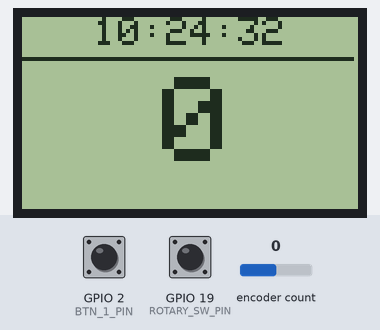
The sketch below on a simulated ESP32. Parts: 84×48 one-colour display. Inputs (shaded band) come from the test bench; at power-on: encoder count 0, GPIO 2 (BTN_1_PIN) HIGH, GPIO 19 (ROTARY_SW_PIN) HIGH. WiFi joins after 1.5 s; servers stay silent unless stated; the local clock reads 2024-03-15 10:24:30 at power-on unless the sketch sets it; not simulated (calls return 0 or success): env.h; what the sketch prints to the serial monitor is not drawn.

Above: at 2.7 s.
2.8 s: encoder count set to 1
At 4.3 s:
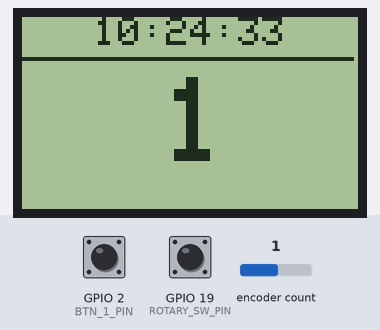
5.0 s: encoder count set to 0
At 6.3 s:
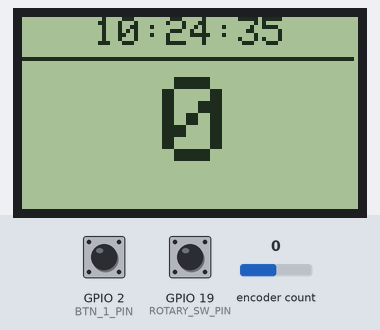
9.1 s: encoder count set to -1
At 10.4 s:
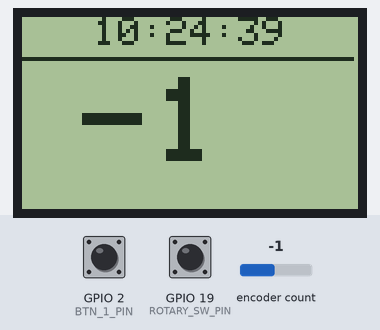
Timing chart, 0 to 12.1 s (numbered marks = the images above; inputs shaded):
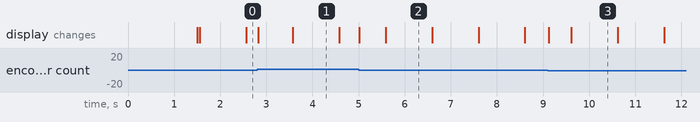

Measured:
- what the display in image 1 shows lasts 1.0 s, from 3.6 s to 4.6 s

The sketch:

dog_feeder.ino
```cpp
#include <WiFi.h>
#include <HTTPClient.h>;
#include <ArduinoJson.h>;
#include <ESPmDNS.h>
#include <WiFiUdp.h>
#include <ArduinoOTA.h>
#include <Adafruit_GFX.h>
#include <Adafruit_PCD8544.h>
#include "Button2.h";
#include "ESPRotary.h";
#include "RTClib.h"
#include "env.h";

// Nokia5110 LCD
int8_t LCD_RST_PIN = 27;
int8_t LCD_CE_PIN  = 25;
int8_t LCD_DC_PIN  = 32;
int8_t LCD_DIN_PIN = 17;
int8_t LCD_CLK_PIN = 16;
int8_t LCD_BL_PIN  = 0;

// Rotary Encoder
int8_t ROTARY_CLK_PIN  = 26;
int8_t ROTARY_DT_PIN   = 18;
int8_t ROTARY_SW_PIN   = 19; // Button
int8_t ROTARY_Step_PIN = 2;  // This number depends on your rotary encoder

// RTC - Real Time Clock
// int8_t RTC_SCL_PIN = 22;
// int8_t RTC_SDA_PIN = 12;

// Buttons
int8_t BTN_1_PIN = 2;
bool g_btn1Pressed = false;

// Strings
String WIFI_IP="";

unsigned long g_lastUpdateClock = millis();
unsigned long g_lastUpdateOTA   = millis();
unsigned long g_lastUpdateBtn1  = millis();

int16_t UPDATE_BTN   = 500;    // 0.5 sec
int16_t UPDATE_CLOCK = 1000;   // 1 sec
int32_t UPDATE_OTA   = 600000; // 10 min

int8_t g_hour, g_minute, g_second, g_day, g_month, g_year;

ESPRotary r = ESPRotary(ROTARY_DT_PIN, ROTARY_CLK_PIN, ROTARY_Step_PIN);
Button2 b = Button2(ROTARY_SW_PIN);

Adafruit_PCD8544 display = Adafruit_PCD8544(LCD_CLK_PIN, LCD_DIN_PIN, LCD_DC_PIN, LCD_CE_PIN, LCD_RST_PIN);
RTC_DS3231 rtc;

void IRAM_ATTR interruptBtn1() {
  g_btn1Pressed = true;
}

void setup() {
  Serial.begin(115200);
  WiFi.mode(WIFI_STA);
  WiFi.begin(WIFI_NAME, WIFI_PASSWORD);

  int8_t tries = 1;

  while (WiFi.waitForConnectResult() != WL_CONNECTED) {
    if (tries <= 10) {
      Serial.print("Tying to connect to the internet... ");
      Serial.println(tries);
      delay(2000);
      tries++;
    } else {
      Serial.print("Connection Failed!");
      break;
    }
  }

  if (WiFi.waitForConnectResult() == WL_CONNECTED) {
    Serial.print("Connected to ");
    Serial.println(WIFI_NAME);
    Serial.print("IP address: ");
    WIFI_IP = WiFi.localIP().toString().c_str();
    Serial.println(WIFI_IP);
  }

  // Hostname
  ArduinoOTA.setHostname(HOST);

  // No authentication by default
  // Remove next line if you don't want to add an authentication password
  ArduinoOTA.setPassword(AUTH_PASSWORD);

  // Port defaults to 3232
  // ArduinoOTA.setPort(3232);

  // WIFI_PASSWORD can be set with it's md5 value as well
  // MD5(admin) = 21232f297a57a5a743894a0e4a801fc3
  // ArduinoOTA.setWIFI_PASSWORDHash("21232f297a57a5a743894a0e4a801fc3");

  ArduinoOTA
    .onStart([]() {
      String type;
      if (ArduinoOTA.getCommand() == U_FLASH)
        type = "sketch";
      else
        type = "filesystem";

      Serial.println("Start updating " + type);
    })
    .onEnd([]() {
      Serial.println("\nEnd");
    })
    .onProgress([](unsigned int progress, unsigned int total) {
      Serial.printf("Progress: %u%%\r", (progress / (total / 100)));
    })
    .onError([](ota_error_t error) {
      Serial.printf("Error[%u]: ", error);
      if (error == OTA_AUTH_ERROR) Serial.println("Auth Failed");
      else if (error == OTA_BEGIN_ERROR) Serial.println("Begin Failed");
      else if (error == OTA_CONNECT_ERROR) Serial.println("Connect Failed");
      else if (error == OTA_RECEIVE_ERROR) Serial.println("Receive Failed");
      else if (error == OTA_END_ERROR) Serial.println("End Failed");
    });

  ArduinoOTA.begin();
  pinMode(LCD_BL_PIN, OUTPUT);
  backlightOn();
  display.begin();
  display.clearDisplay();
  setContrast();

  r.setChangedHandler(rotate);
  r.setLeftRotationHandler(showDirection);
  r.setRightRotationHandler(showDirection);
  b.setTapHandler(click);
  b.setLongClickHandler(resetPosition);

  if (!rtc.begin()) {
    Serial.println("Couldn't find RTC");
    Serial.flush();
    abort();
  }

  if (rtc.lostPower()) {
    Serial.println("RTC lost power, let's set the time!");
    // January 1, 2021 at HH, MM, SS:
    rtc.adjust(DateTime(2021, 1, 30, 21, 10, 0));
  }

  // January 1, 2021 at HH, MM, SS:
  // rtc.adjust(DateTime(2021, 1, 30, 21, 10, 0));

  pinMode(BTN_1_PIN, INPUT_PULLUP);
  attachInterrupt(digitalPinToInterrupt(BTN_1_PIN), interruptBtn1, RISING);
}

void loop() {
  checkOTA();
  checkBtn1();
  r.loop();
  b.loop();
  updateClock();
  printHeader();
  printEncoder();
  display.display();
}

void checkOTA() {
  if (millis() - g_lastUpdateOTA <= UPDATE_OTA) {
    ArduinoOTA.handle();
  }
}

String postData(int io, String msg = "") {
  HTTPClient http;
  http.begin(BACKEND_URL);
  http.addHeader("Content-Type", "application/json");
  http.addHeader("Authorization", "Bearer " + String(JWT_TOKEN));

  String data = "{" \
                  "\"data\":{" \
                      "\"boardName\": \"" + String(BOARD_NAME) + "\"," \
                      "\"IO\": \"" + String(io) + "\"," \
                      "\"message\": \"" + msg + "\"" \
                  "}," \
                  "\"notify\": true " \
              "}";
  int httpCode = http.POST(data);

  if (httpCode > 0) {
    String payload = http.getString();
    StaticJsonDocument<256> doc;
    DeserializationError err = deserializeJson(doc, payload);

    if (err) return "ERROR: " + String(httpCode) + " - " +  err.c_str();

    return doc["message"];
  } else {
    return "Error on HTTP request";
  }
}

void checkBtn1() {
  if (g_btn1Pressed) {
    if (millis() - g_lastUpdateBtn1 > UPDATE_BTN) {
      Serial.println("Button pressed");

      String response = postData(BTN_1_PIN, "Food OK");
      Serial.println(response);
      g_lastUpdateBtn1 = millis();
    }
    g_btn1Pressed = false;
  }
}

void resetDefaults() {
  backlightOff();
}

void setContrast() {
  display.setContrast(60);
  display.display();
}

void backlightOff() {
  digitalWrite(LCD_BL_PIN, LOW);
}

void backlightOn() {
  digitalWrite(LCD_BL_PIN, HIGH);
}

void rotate(ESPRotary& r) { Serial.println(r.getPosition()); }

// + On left or right rotation
void showDirection(ESPRotary& r) { Serial.println(r.directionToString(r.getDirection())); }

// + Single click+
void click(Button2& btn) {
  if (digitalRead(LCD_BL_PIN)) {
    backlightOff();
  } else {
    backlightOn();
  }
}

// + Long press click
void resetPosition(Button2& btn) {
  r.resetPosition();
  resetDefaults();
  Serial.println("Reset!");
}

void printHeader() {
  display.setTextSize(1);
  display.clearDisplay();
  display.setTextColor(BLACK, WHITE);
  display.setCursor(0, 0);
  display.setCursor(18, 0);
  if (g_hour < 10) {
    display.print(0);
  }
  display.print(g_hour);
  display.print(":");
  if (g_minute < 10) {
    display.print(0);
  }
  display.print(g_minute);
  display.print(":");
  if (g_second < 10) {
    display.print(0);
  }
  display.print(g_second);
  display.drawFastHLine(0, 10, 83, BLACK);
}

void printEncoder() {
  display.setTextSize(3);
  if (r.getPosition() >= 0 && r.getPosition() < 10) {
    display.setCursor(35, 15);
  } else if (r.getPosition() >= 0 && r.getPosition() < 100) {
    display.setCursor(25, 15);
  } else if (r.getPosition() <= -100) {
    display.setCursor(5, 15);
  } else {
    display.setCursor(15, 15);
  }
  display.print(r.getPosition());
}

void updateClock() {
  if (millis() - g_lastUpdateClock > UPDATE_CLOCK) {
    DateTime now = rtc.now();
    g_hour = now.hour();
    g_minute = now.minute();
    g_second = now.second();
    g_day = now.day();
    g_month = now.month();
    g_year = now.year();
    g_lastUpdateClock = millis();
  }
}
```
